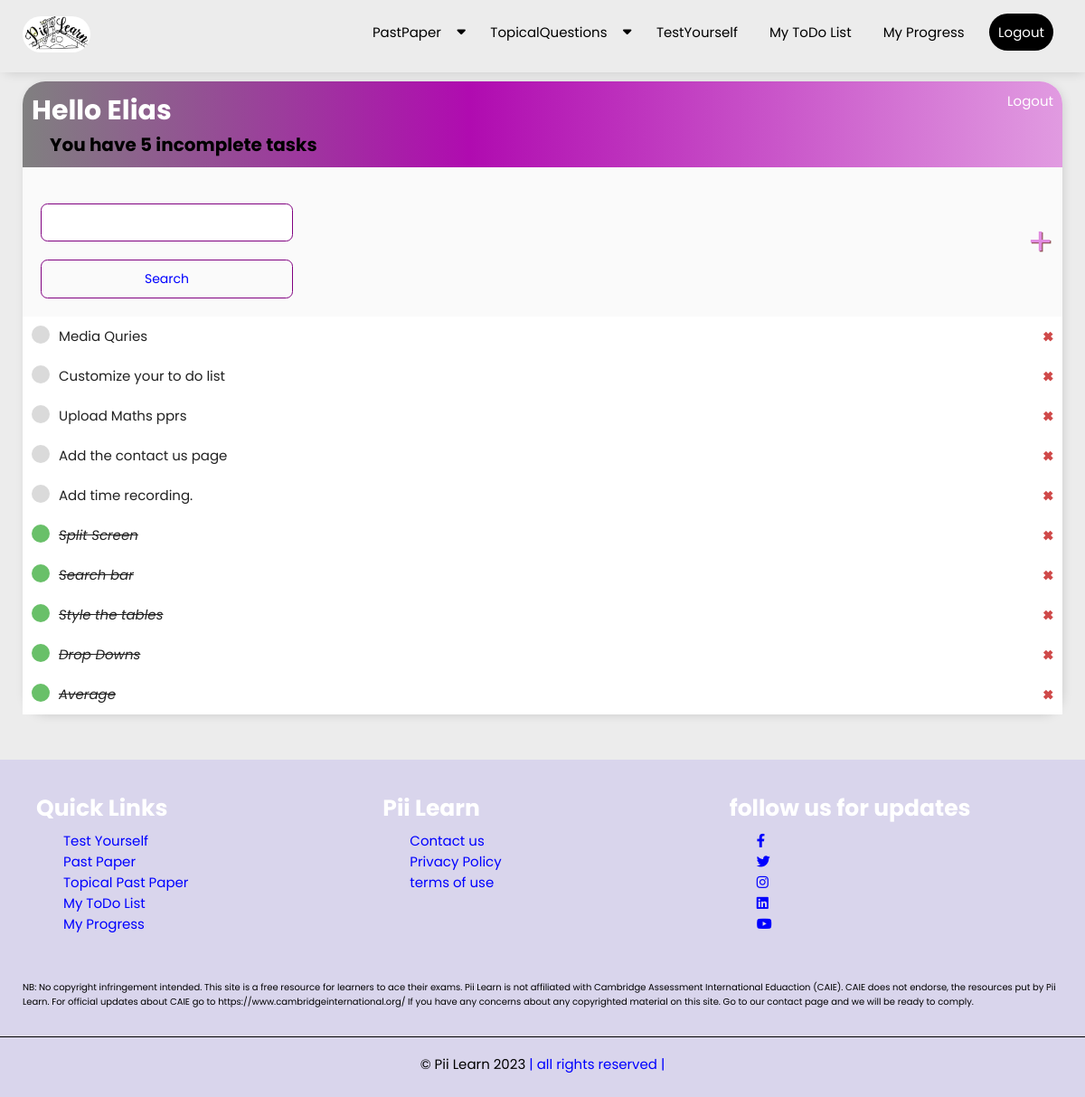
The app's page /my_to_do_list/ (signed in), older data.
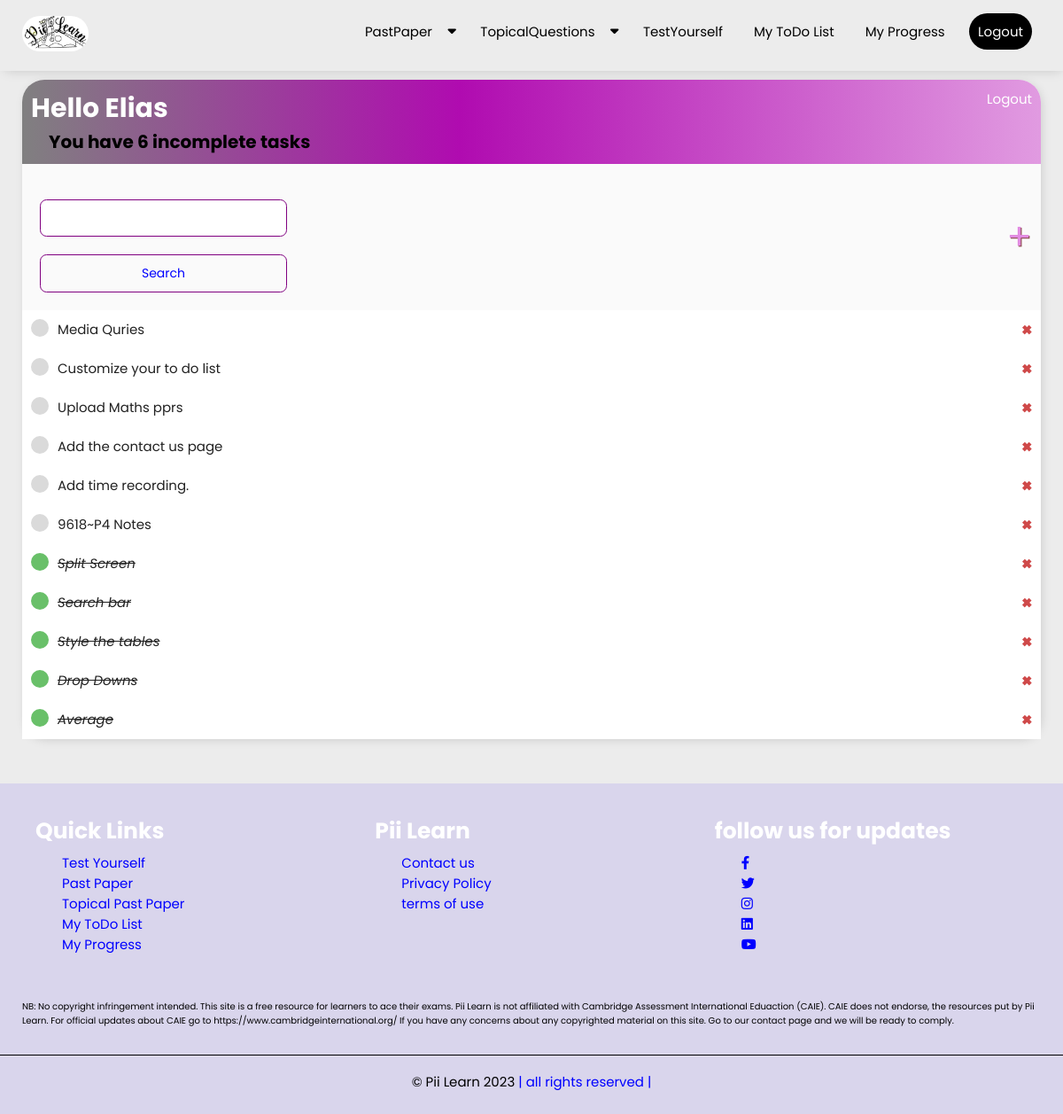
The same page, newer data.
### examsolution/models.py (models this page shows, shortened)
class UserTask(models.Model):
    user = models.ForeignKey(User, on_delete=models.CASCADE)
    title = models.CharField(max_length=200)
    description = models.TextField()
    complete = models.BooleanField(default=False)
    created = models.DateTimeField(auto_now_add=True)
    class Meta:
        ordering = ['complete']

### examsolution/views.py (the view)
# urls.py: path('my_to_do_list/',UserTaskList.as_view(),name='my_to_do_list'),
class UserTaskList(LoginRequiredMixin,ListView):
    model = UserTask
    context_object_name = 'usertasklist'
    def get_context_data(self, **kwargs):
        context = super().get_context_data(**kwargs)
        context['usertasklist'] = context['usertasklist'].filter(user=self.request.user)
        context['count'] = context['usertasklist'].filter(complete=False).count()
        website_logo = website_pics.objects.get(id=1)
        context['website_logo'] = website_logo
        search_input = self.request.GET.get('search_area') or ''
        if search_input:
            context['usertasklist'] = context['usertasklist'].filter(title__icontains=search_input) #icontains can be used if the title contains that letter
        context['search_input'] = search_input
        return context

### examsolution/templates/examsolution/usertask_list.html (shortened to what this page needs)
{% extends 'examsolution/base.html' %}
{% load static %}
{% block content %}
<div class="piilearn_wrap_container">
    <div class="header_bar">
        <div>
            <h1> Hello {{request.user|title}} </h1>
            <h3> You have {{count}} incomplete task{{count|pluralize:"s"}}</h3>
        </div>
        {% if request.user.is_authenticated %}
            <a href="{% url 'examsolution:logout' %}">Logout</a>
        {% else %}
            <a href="{% url 'examsolution:login' %}">Login</a>
        {% endif %}
    </div>
    <div id="search-add-wrapper">
        <form method="GET" style="margin-top:20px; display:grid;" id="usertask_list_search_form">
            <input type='text' name="search_area" value={{search_input}}>
            <input type='Submit' value="Search" class="all_buttons">
        </form>
        <a id="add-link" href="{% url 'examsolution:create_task' %}">&#x2b;</a>
    </div>
    <div class="task-items-wrapper">
        {% for task in usertasklist %}
            <div class="task-wrapper">
                {% if task.complete %}
                    <div class="task-title">
                        <div class="task-complete-icon"></div>
                        <i><a style="text-decoration: line-through; font-weight:none !important;" href="{% url 'examsolution:update_task' task.id %}"> {{task.title}} </a></i>
                    </div>
                    <a class="delete-link" href="{% url 'examsolution:delete_task' task.id %}">&#215;</a>
                {% else %}
                    <div class="task-title">
                        <div class="task-incomplete-icon"></div>
                        <a href="{% url 'examsolution:update_task' task.id %}"> {{task.title}} </a>
                    </div>
                    <a class="delete-link" href="{% url 'examsolution:delete_task' task.id %}">&#215;</a>
                {% endif %}
            </div>
        {% empty %}
            <h3> {{request.user.username|title}}, you have no tasks on your schedule.</h3>
        {% endfor %}
    </div>
</div>
{% endblock content %}

Row changes from the older to the newer data that the page shows:
added UserTask: title "9618~P4 Notes"
Text that changed along with them:
{{ count }}: "5" → "6"
